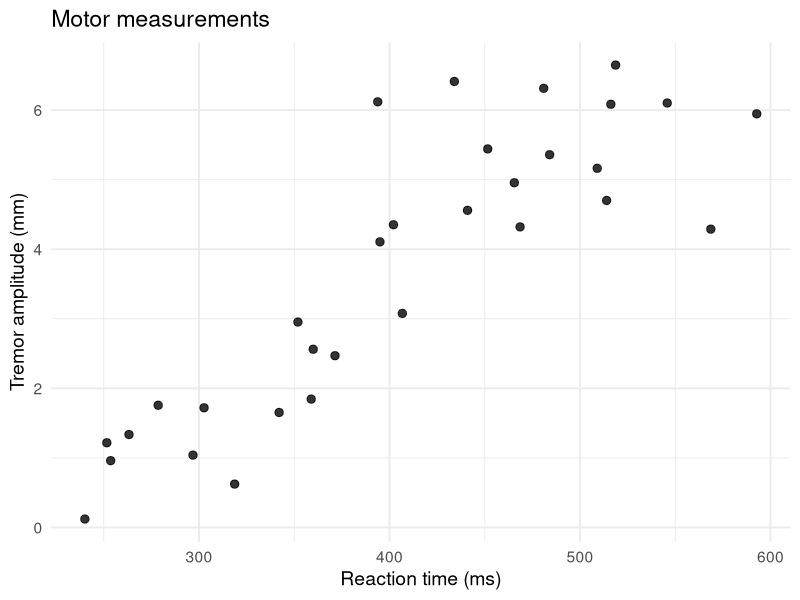

This chart was generated by the following R code:
# Simulate data from a 2-component bivariate normal mixture
# and make a labeled scatterplot of reaction time vs tremor amplitude

library(MASS)
library(ggplot2)

set.seed(4)

# sample size
n <- 31

# mixture weight: probability of Parkinson's disease
pi_pd <- 0.45

# latent class indicator: 0 = no Parkinson's, 1 = Parkinson's
z <- rbinom(n, size = 1, prob = pi_pd)

# component-specific means
# y1 = reaction time (ms)
# y2 = tremor amplitude (mm)
mu0 <- c(320, 1.8)   # no Parkinson's
mu1 <- c(470, 5.2)   # Parkinson's

# component-specific covariance matrices
Sigma0 <- matrix(c(35^2,   12,
                   12,   0.7^2), nrow = 2, byrow = TRUE)

Sigma1 <- matrix(c(55^2,   30,
                   30,   1.2^2), nrow = 2, byrow = TRUE)

# generate observations
Y <- matrix(NA, nrow = n, ncol = 2)

for (i in 1:n) {
  if (z[i] == 0) {
    Y[i, ] <- mvrnorm(1, mu = mu0, Sigma = Sigma0)
  } else {
    Y[i, ] <- mvrnorm(1, mu = mu1, Sigma = Sigma1)
  }
}

# put into data frame
dat <- data.frame(
  reaction_time = Y[, 1],
  tremor_amplitude = Y[, 2],
  status = factor(z, levels = c(0, 1),
                  labels = c("No Parkinson's", "Parkinson's"))
)

# optional: keep tremor amplitude positive if random noise produces tiny negatives
dat$tremor_amplitude <- pmax(dat$tremor_amplitude, 0.05)

# scatterplot
p<- ggplot(dat, aes(x = reaction_time, y = tremor_amplitude)) +
  geom_point(size = 2.5, alpha = 0.8) +
  labs(
    x = "Reaction time (ms)",
    y = "Tremor amplitude (mm)",
    color = "Disease status",
    title = "Motor measurements"
  ) +
  theme_minimal(base_size = 14)

ggsave(
  "~/Downloads/pd_plot.pdf",
  plot = p,
  width = 6,
  height = 6   # make square for PDF
)
